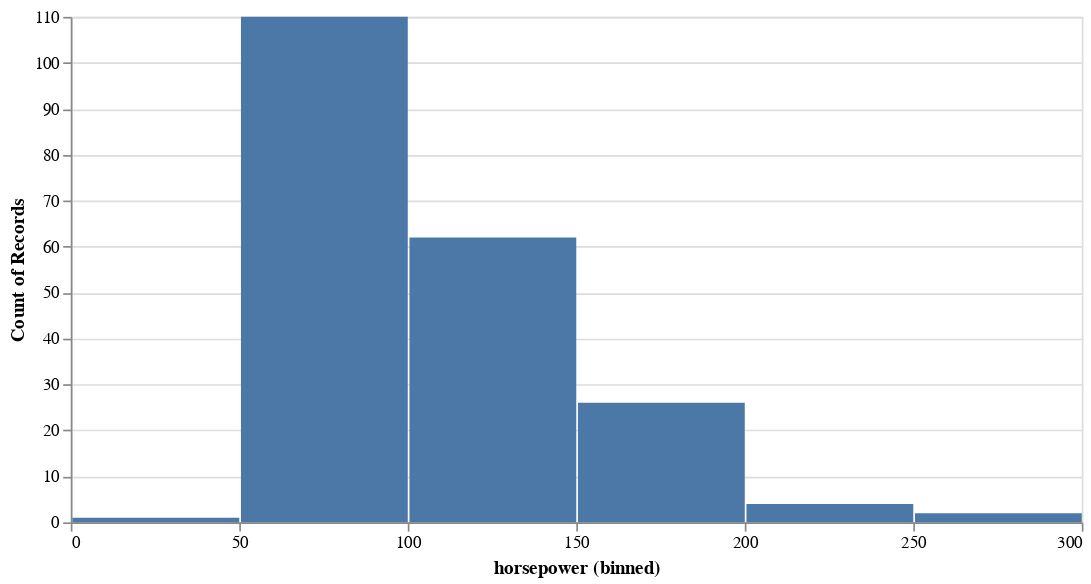

This figure's notebook cell:
### Code cell
alt.Chart(cars_data).mark_bar().encode(
    x=alt.X('horsepower:Q', bin=True),
    y = 'count()'
).properties(width=600)

### Figure 1 — Vega-Lite specification as saved in the notebook (floating-point values rounded to 4 significant figures; data arrays with more than 128 entries replaced by an {"elided": "..."} marker saying what was removed)
{"config": {"view": {"continuousWidth": 300, "continuousHeight": 300}}, "data": {"name": "data-54b04b3233a973f4c2ce1aad9036f2c8"}, "mark": {"type": "bar"}, "encoding": {"x": {"bin": true, "field": "horsepower", "type": "quantitative"}, "y": {"aggregate": "count", "type": "quantitative"}}, "width": 600, "$schema": "https://vega.github.io/schema/vega-lite/v5.8.0.json", "datasets": {"data-54b04b3233a973f4c2ce1aad9036f2c8": {"elided": "205 records"}}}
